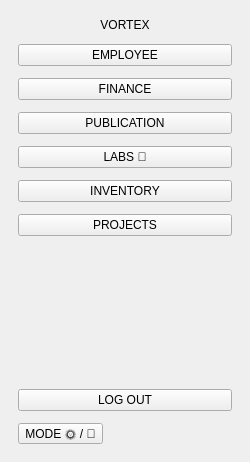
   <widget class="QFrame" name="Sidebar">
    <property name="geometry">
     <rect>
      <x>0</x>
      <y>0</y>
      <width>250</width>
      <height>462</height>
     </rect>
    </property>
    <property name="minimumSize">
     <size>
      <width>250</width>
      <height>0</height>
     </size>
    </property>
    <property name="maximumSize">
     <size>
      <width>260</width>
      <height>16777215</height>
     </size>
    </property>
    <property name="frameShape">
     <enum>QFrame::Shape::NoFrame</enum>
    </property>
    <layout class="QVBoxLayout" name="sidebarLayout">
     <property name="spacing">
      <number>12</number>
     </property>
     <property name="leftMargin">
      <number>18</number>
     </property>
     <property name="topMargin">
      <number>18</number>
     </property>
     <property name="rightMargin">
      <number>18</number>
     </property>
     <property name="bottomMargin">
      <number>18</number>
     </property>
     <item>
      <widget class="QLabel" name="AppLogo">
       <property name="text">
        <string>VORTEX</string>
       </property>
       <property name="alignment">
        <set>Qt::AlignmentFlag::AlignHCenter|Qt::AlignmentFlag::AlignTop</set>
       </property>
      </widget>
     </item>
     <item>
      <widget class="QPushButton" name="BtnEmployee">
       <property name="text">
        <string>EMPLOYEE</string>
       </property>
      </widget>
     </item>
     <item>
      <widget class="QPushButton" name="BtnFinance">
       <property name="text">
        <string>FINANCE</string>
       </property>
      </widget>
     </item>
     <item>
      <widget class="QPushButton" name="BtnPublication">
       <property name="text">
        <string>PUBLICATION</string>
       </property>
      </widget>
     </item>
     <item>
      <widget class="QPushButton" name="BtnLabs">
       <property name="text">
        <string>LABS 🧪</string>
       </property>
      </widget>
     </item>
     <item>
      <widget class="QPushButton" name="BtnInventory">
       <property name="text">
        <string>INVENTORY</string>
       </property>
      </widget>
     </item>
     <item>
      <widget class="QPushButton" name="BtnPlans">
       <property name="text">
        <string>PROJECTS</string>
       </property>
      </widget>
     </item>
     <item>
      <layout class="QVBoxLayout" name="verticalLayout"/>
     </item>
     <item>
      <layout class="QVBoxLayout" name="verticalLayout_2"/>
     </item>
     <item>
      <spacer name="sideSpacer">
       <property name="orientation">
        <enum>Qt::Orientation::Vertical</enum>
       </property>
       <property name="sizeHint" stdset="0">
        <size>
         <width>20</width>
         <height>40</height>
        </size>
       </property>
      </spacer>
     </item>
     <item>
      <widget class="QPushButton" name="BtnLogout">
       <property name="text">
        <string>LOG OUT</string>
       </property>
      </widget>
     </item>
     <item>
      <widget class="QToolButton" name="BtnTheme">
       <property name="toolTip">
        <string>Changer le thème (Jour/Nuit)</string>
       </property>
       <property name="text">
        <string>MODE 🌞 / 🌚</string>
       </property>
      </widget>
     </item>
    </layout>
   </widget>
